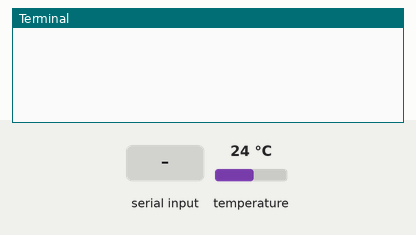
Recording of a program running on a simulated Raspberry Pi (BCM pin numbers). Shown: the last lines printed to the terminal. The test bench sets the inputs (shaded band); at power-on: temperature 24 °C.

Above: at 1.2 s.
1.3 s: "T" typed at the terminal
At 2.2 s:
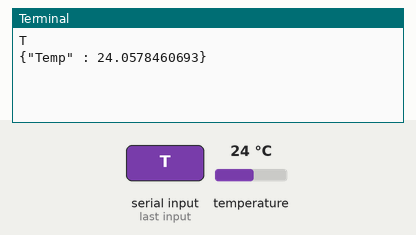
3.0 s: "H" typed at the terminal
At 4.3 s:
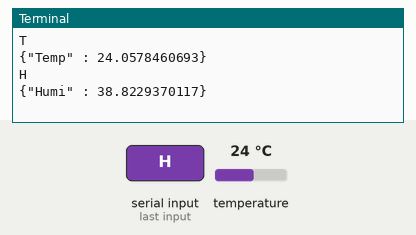
4.6 s: "w" typed at the terminal
At 6.1 s:
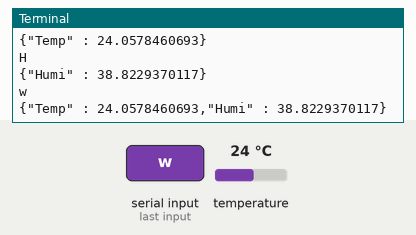
6.4 s: "r" typed at the terminal
At 6.61 s:
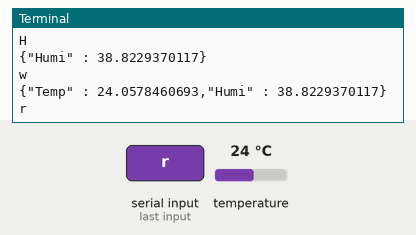
7.9 s: "5" typed at the terminal
At 8.11 s:
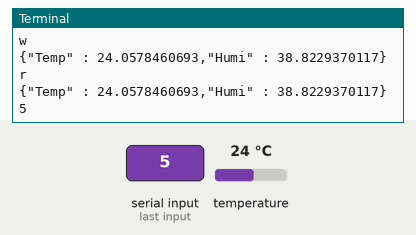

Measured:
- after the input at 1.3 s, the terminal: prints a new line at once (image 1)
- after the input at 3.0 s, the terminal: prints a new line at once (image 2)
- after the input at 4.6 s, the terminal: prints a new line at once (image 3)
- after the input at 6.4 s, the terminal: prints a new line at once (image 4)
- after the input at 7.9 s, the terminal: prints a new line at once (image 5)

The program:

read_temp_hum.py
```python
import AKI_I2C_HDC1000
import time

# sudo raspi-config (GUI)
# sudo nano /boot/config.txt => dtparam=i2c_arm=on
#sudo apt-get install python-smbus


hdc = AKI_I2C_HDC1000.AKI_I2C_HDC1000()
hdc.Config()

def sample(char):
    if char == 'T':
        data = "{"+'"Temp" : '+str(hdc.Temperature())+ "}"
        return data
    elif char == 'H':
        data = "{"+'"Humi" : '+str(hdc.Humidity())+ "}"
        return data
    else:
        arry = [0,0]
        arry[0] = hdc.Temperature()
        arry[1] = hdc.Humidity()
        data = "{"+'"Temp" : '+str(arry[0])+","+ '"Humi" : ' +str(arry[1])+ "}"
        return data

while 1:
        char = raw_input()
        print(sample(char))
        time.sleep(0.1)
```

AKI_I2C_HDC1000.py
```python
import smbus
import time
from struct import *


I2C_PORT = 6
I2C_ADDR = 0x40

class AKI_I2C_HDC1000:
    def __init__(self):
        #print "== HDC1000 Open =="
        #print "* I2C Port:%d" % I2C_PORT
        #print "* I2C Addr:0x%2x" % I2C_ADDR
        #print "=" *20
        self.i2c = smbus.SMBus(1)

    def i2cReg(self,wr,addr=0x00,data=0x0000):
        try :
            if(wr == "w"):
                tmp = (data&0x00FF)<<8 | (data&0xFF00)>>8
                #print "W:0x%02X = 0x%04X" % (addr,data)
                return self.i2c.write_word_data(I2C_ADDR,addr,tmp)
            elif(wr == "r"):
                tmp =  self.i2c.read_word_data(I2C_ADDR,addr)
                tmp = (tmp&0x00FF)<<8 | (tmp&0xFF00)>>8
                #print "R:0x%02X = 0x%04X" % (addr,tmp)
                return tmp
            else :
               return -1
        except IOError, err:
            print "No ACK!"
            time.sleep(0.1)
            self.i2cReg(wr,addr,data)
    def Config(self):
         # 0 - 7 bit = 0
         # 8bit :     HRES1 = 0
         # 9bit :     HRES2 = 0 14bit mode
         # 10bit :     TRES = 0
         # 11bit :     BTST = 0 (ReadOnly)
         # 12bit :     MODE = 0
         # 13bit :     Reserved = 0
         # 14bit :     Reserved = 0
         # 15bit :     RST = 0
         self.i2cReg('r',0xFE)
         self.i2cReg('r',0xFF)
         self.i2cReg('r',0x02)
         self.i2cReg('w',0x02,0x0000)
         self.i2cReg('r',0x02)
         time.sleep(0.01)
    def Temperature(self):
        try :
            self.i2c.write_byte(I2C_ADDR,0x00)
            time.sleep(0.20)
            d=[0]*2
            # print self.i2c.read_block_data(I2C_ADDR,0x00)
            d[0] = self.i2c.read_byte(I2C_ADDR)
            time.sleep(0.001)
            d[1] = self.i2c.read_byte(I2C_ADDR)
            time.sleep(0.001)
            #print "0x%02X :0x%02X" % (d[0],d[1])
            raw = ( d[0]<<8 | d[1] )
            #print (float(raw)/(2**16))*(165-40)
            return float(raw)/65536.0*165.0-40.0
        except IOError, err:
            print "No ACK!"
            time.sleep(0.1)
            self.Temperature()

    def Humidity(self):
        try :
            self.i2c.write_byte(I2C_ADDR,0x00)
            time.sleep(0.10)
            d=[0]*2
            d[0] = self.i2c.read_byte(I2C_ADDR)
            time.sleep(0.001)
            d[1] = self.i2c.read_byte(I2C_ADDR)
            time.sleep(0.001)
            #print "0x%02X :0x%02X" % (d[0],d[1])
            raw = ( d[0]<<8 | d[1] )
            return float(raw)/65536.0*100.0
        except IOError, err:
            print "No ACK!"
            time.sleep(0.1)
            self.Humidity()


    def LsbtoMsb(self,lsb,q):
         tmp = 0
         for i in range(q/2):
              tmp = tmp| ((lsb&(0x01<<i))>>i)<<(q-1-i)
         for i in range(q/2):
              tmp = tmp| ((lsb&(0x10<<i))>>i)>>(i+1)
         return tmp
```
